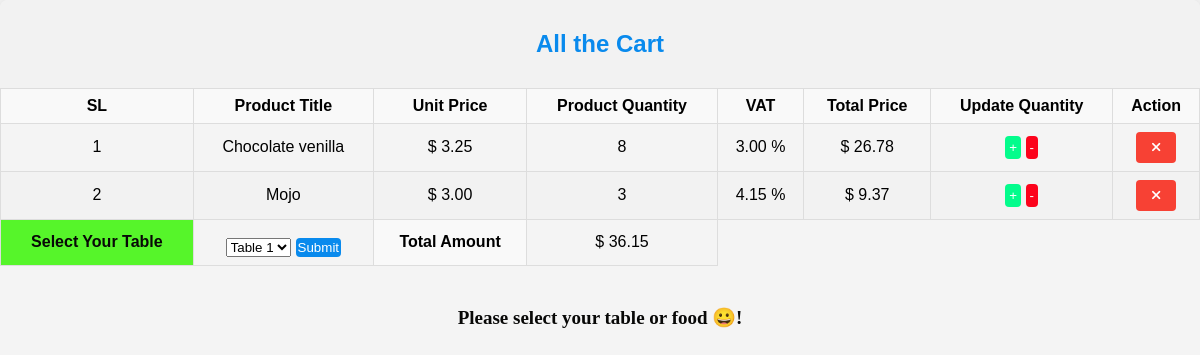
Before: /rstms/allcart.php (signed in) with the older database file.
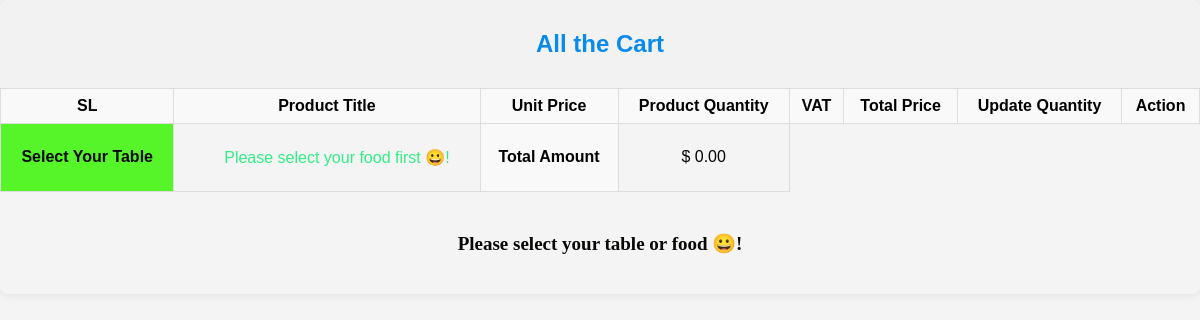
After: the same page with the newer database file.
### tables this page shows
CREATE TABLE `tbl_order` (
  `o_id` int(11) NOT NULL,
  `order_id` varchar(100) NOT NULL,
  `f_title` varchar(150) NOT NULL,
  `f_disctprice` decimal(10,2) NOT NULL,
  `total_amount` decimal(10,2) NOT NULL,
  `o_quantity` varchar(255) NOT NULL,
  `f_vat` decimal(10,2) NOT NULL,
  `o_date` date NOT NULL,
  `u_id` int(11) NOT NULL,
  `u_name` varchar(255) NOT NULL,
  `ta_id` int(11) DEFAULT NULL,
  `t_name` varchar(100) DEFAULT NULL
);

### rstms/allcart.php (the view, shortened to what the changed rows need)
<?php
  include ('includes/dbconnection.php');
?>
<!DOCTYPE html>
<html lang="en">
<head>
  <link rel="stylesheet" href="https://cdnjs.cloudflare.com/ajax/libs/font-awesome/6.0.0-beta3/css/all.min.css">
</head>
<body>
    <div class="container-fluid">
        <div class="cart-details">
            <div class="header">
                <h2>All the Cart</h2>
            </div>
            <table class="all-cart">
                <thead>
                    <tr>
                        <th>SL</th>
                        <th>Product Title</th>
                        <th>Unit Price</th>
                        <th>Product Quantity</th>
                        <th>VAT</th>
                        <th>Total Price</th>
                        <th>Update Quantity</th>
                        <th>Action</th>
                    </tr>
                </thead>
                <tbody>
                  <?php
                    if (isset($_SESSION['user'])) {
                        $email = $_SESSION['user'];
                        $user_sql = $conn->prepare("SELECT u_id FROM users WHERE u_email = ?");
                        $user_sql->bind_param("s", $email);
                        $user_sql->execute();
                        $user_result = $user_sql->get_result();
                        if ($user_row = $user_result->fetch_assoc()) {
                            $user_id = $user_row['u_id'];
                            $sql = $conn->prepare("SELECT * FROM tbl_order WHERE u_id = ?");
                            $sql->bind_param("i", $user_id);
                            $sql->execute();
                            $result = $sql->get_result();
                            $totalAmount = 0;
                            if ($result && $result->num_rows > 0) {
                                $sl = 1;
                                while ($row = $result->fetch_assoc()) {
                                    echo "<tr data-order-id='{$row['order_id']}'>";
                                    echo "<td>{$sl}</td>";
                                    echo "<td>{$row['f_title']}</td>";
                                    echo "<td>&#36; {$row['f_disctprice']}</td>";
                                    echo "<td class='quantity'>{$row['o_quantity']}</td>";
                                    echo "<td>{$row['f_vat']} &percnt;</td>";
                                    echo "<td>&#36; {$row['total_amount']}</td>";
                                    echo '<td>
                                            <div class="buttons" style="display: inline-block;">
                                              <button class="increase-btn" style="background: #03fc8c;padding:4px;">+</button>
                                              <button class="decrease-btn" style="background: #fc031c;padding:4px;">-</button>
                                            </div>
                                          </td>';
                                    echo "<td>
                                          <form action='' method='POST'>
                                              <input type='hidden' name='delete' value='{$row['f_title']}' />
                                              <button type='submit' style='background-color: #f74134;' name='btn-delete'>
                                                  <i class='fa-solid fa-xmark'></i>
                                              </button>
                                          </form>
                                      </td>";
                                    echo "</tr>";
                                    $totalAmount += $row['total_amount'];
                                    $sl++;
                                }
                            } else {
                                $message = "No orders found for this user.";
                            }
                        }
                    } else {
                        header("Location: users/login.php");
                        exit;
                    }
                    ?>
                </tbody>
                <tfoot>
                  <tr>
                    <th style="color: #080807; background-color: #56f52a">Select Your Table</th>
<?php
if (isset($_SESSION['user'])) {
    $email = $_SESSION['user'];
    $usersql = $conn->prepare("SELECT u_id, u_name FROM users WHERE u_email = ?");
    $usersql->bind_param("s", $email);
    $usersql->execute();
    $userresult = $usersql->get_result();
    if ($userresult && $userresult->num_rows > 0) {
        $userrow = $userresult->fetch_assoc();
        $user_id = $userrow['u_id'];
        $user_name = $userrow['u_name'];
        $tblb_sql = $conn->prepare("SELECT COUNT(*) AS count FROM tbl_table WHERE u_name = ? AND t_category = 'Booked'");
        $tblb_sql->bind_param("s", $user_name);
        $tblb_sql->execute();
        $tblb_result = $tblb_sql->get_result();
        $tblb_row = $tblb_result->fetch_assoc();
        $tblb = $tblb_row['count'];
        if ($tblb > 0) {
            $tbl_sql = $conn->prepare("SELECT * FROM tbl_table WHERE u_name = ? AND t_category = 'Booked'");
            $tbl_sql->bind_param("s", $user_name);
        } else {
            $tbl_sql = $conn->prepare("SELECT * FROM tbl_table WHERE (u_name IS NULL OR t_category = 'Regular') AND t_status != 'Disable'");
        }
        $tbl_sql->execute();
        $tbl_result = $tbl_sql->get_result();
        if ($tbl_result && $tbl_result->num_rows > 0) {
            echo "<td>";
            echo "<form method='POST' id='tableForm'>";
            $fetch_order_sql = $conn->prepare("SELECT SUM(o_quantity) as o_quantity FROM tbl_order WHERE u_id = ? AND o_quantity > 0");
            $fetch_order_sql -> bind_param("s", $user_id);
            $fetch_order_sql -> execute();
            $fetch_order_result = $fetch_order_sql->get_result();
            $has_food = $fetch_order_result->fetch_assoc()['o_quantity'] > 0;
            if ($has_food) {
                $userHasSelectedTable = isset($_SESSION['selected_table']);
                echo "<form method='post'>";
                echo "<select name='table' id='table' onchange='submitForm()' " . ($userHasSelectedTable ? "style='display:none;'" : "") . ">";
                while ($row = $tbl_result->fetch_assoc()) {
                    if (!$userHasSelectedTable && $row['t_status'] == 'Enable') {
                        $selected = "";
                        echo "<option value='" . $row['t_name'] . "' $selected>" . $row['t_name'] . "</option>";
                    } elseif ($userHasSelectedTable && $row['t_name'] == $_SESSION['selected_table']) {
                        $selected = "selected";
                        echo "<option value='" . $row['t_name'] . "' $selected>" . $row['t_name'] . "</option>";
                    }
                }
                echo "</select>";
                if (!$userHasSelectedTable) {
                    echo "<button type='submit' name='submit' id='submitButton' style='margin-top: 10px; margin-left: 5px; padding: 2px;'>Submit</button>";
                }
                echo "</form>";
            }
            else {
                echo "<p style='padding-left: 20px;text-align:center;color:#32ed86;'>Please select your food first  &#128512;!</p>";
            }
            echo "</td>";
        } else {
            echo "<p style='padding-left: 20px;text-align:center;color:green;'>No tables found for the user.</p>";
        }
    } else {
        echo "<p style='padding-left: 20px;text-align:center;color:green;'>User Not Found!</p>";
    }
} else {
    echo "User Not Logged In!";
}
?>
                    <th>Total Amount</th>
                    <?php
                        echo "<td> &#36; ".number_format($totalAmount, 2)."</td>";
                    ?>
                  </tr>
                </tfoot>
            </table>
        </div>
    </div>
</body>
</html>

Changed rows visible on the page:
removed tbl_order: f_title "Chocolate venilla", f_disctprice "3.25", o_quantity "8", f_vat "3.00", total_amount "26.78"
removed tbl_order: f_title "Mojo", f_disctprice "3.00", o_quantity "3", f_vat "4.15", total_amount "9.37"
Other visible differences:
$totalAmount: "36.15" → "0.00"
form field table: "Table 1" → (not shown)
text no longer shown: "Submit"
text now shown: "Please select your food first 😀!"
